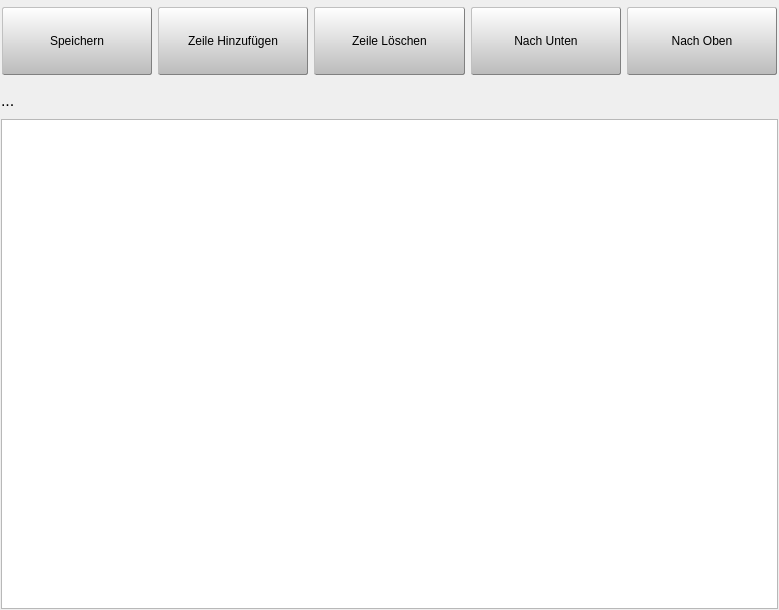
<?xml version="1.0" encoding="UTF-8"?>
<ui version="4.0">
 <class>myFormEdit</class>
 <widget class="QWidget" name="myFormEdit">
  <property name="geometry">
   <rect>
    <x>0</x>
    <y>0</y>
    <width>779</width>
    <height>610</height>
   </rect>
  </property>
  <property name="windowTitle">
   <string>Quality SPC - Editieren</string>
  </property>
  <property name="windowIcon">
   <iconset>
    <normalon>:/Icons/Images/Micrometer-100.png</normalon>
   </iconset>
  </property>
  <property name="accessibleName">
   <string>myFormEdit</string>
  </property>
  <layout class="QGridLayout" name="myGridLayoutFormEdit" rowstretch="3,1,20">
   <property name="leftMargin">
    <number>1</number>
   </property>
   <property name="topMargin">
    <number>1</number>
   </property>
   <property name="rightMargin">
    <number>1</number>
   </property>
   <property name="bottomMargin">
    <number>1</number>
   </property>
   <property name="spacing">
    <number>4</number>
   </property>
   <item row="2" column="0">
    <widget class="QTableView" name="myTableViewEdit">
     <property name="font">
      <font>
       <pointsize>12</pointsize>
      </font>
     </property>
     <property name="accessibleName">
      <string>myTableViewEdit</string>
     </property>
     <property name="styleSheet">
      <string notr="true">QHeaderView::section {
    background-color: lightgray;
    color: black;
    padding: 4px;
    border: 1px solid black;
}

QHeaderView::section:checked
{
    background-color: lightgray;
}</string>
     </property>
     <property name="frameShadow">
      <enum>QFrame::Plain</enum>
     </property>
     <property name="editTriggers">
      <set>QAbstractItemView::CurrentChanged|QAbstractItemView::DoubleClicked|QAbstractItemView::EditKeyPressed|QAbstractItemView::SelectedClicked</set>
     </property>
     <property name="alternatingRowColors">
      <bool>true</bool>
     </property>
     <property name="selectionMode">
      <enum>QAbstractItemView::SingleSelection</enum>
     </property>
    </widget>
   </item>
   <item row="1" column="0">
    <widget class="QLabel" name="myLabelTestInstructionNamePageEdit">
     <property name="sizePolicy">
      <sizepolicy hsizetype="Preferred" vsizetype="Fixed">
       <horstretch>0</horstretch>
       <verstretch>0</verstretch>
      </sizepolicy>
     </property>
     <property name="minimumSize">
      <size>
       <width>1</width>
       <height>30</height>
      </size>
     </property>
     <property name="font">
      <font>
       <pointsize>12</pointsize>
      </font>
     </property>
     <property name="accessibleName">
      <string>myLabelTestInstructionNamePageEdit</string>
     </property>
     <property name="text">
      <string>...</string>
     </property>
    </widget>
   </item>
   <item row="0" column="0">
    <widget class="QFrame" name="myFrameNavigationEdit">
     <property name="sizePolicy">
      <sizepolicy hsizetype="Preferred" vsizetype="Fixed">
       <horstretch>0</horstretch>
       <verstretch>0</verstretch>
      </sizepolicy>
     </property>
     <property name="minimumSize">
      <size>
       <width>0</width>
       <height>80</height>
      </size>
     </property>
     <property name="accessibleName">
      <string>myFrameNavigationEdit</string>
     </property>
     <property name="frameShape">
      <enum>QFrame::NoFrame</enum>
     </property>
     <property name="frameShadow">
      <enum>QFrame::Plain</enum>
     </property>
     <layout class="QGridLayout" name="myGridLayoutFrameNavigationEdit">
      <property name="leftMargin">
       <number>1</number>
      </property>
      <property name="topMargin">
       <number>6</number>
      </property>
      <property name="rightMargin">
       <number>1</number>
      </property>
      <property name="bottomMargin">
       <number>6</number>
      </property>
      <property name="spacing">
       <number>6</number>
      </property>
      <item row="0" column="3">
       <widget class="QToolButton" name="myToolButtonDownEdit">
        <property name="sizePolicy">
         <sizepolicy hsizetype="Preferred" vsizetype="Preferred">
          <horstretch>0</horstretch>
          <verstretch>0</verstretch>
         </sizepolicy>
        </property>
        <property name="accessibleName">
         <string>myToolButtonDownEdit</string>
        </property>
        <property name="styleSheet">
         <string notr="true">#myToolButtonDownEdit {color: black;
background-color: qlineargradient(spread:pad, x1:0, y1:0, x2:0, y2:1, stop:0 rgba(255, 255, 255, 255), stop:1 rgba(187, 187, 187, 255));
border-width: 1px;
border-color: gray;
border-style: outset;
border-radius: 2px;
padding: 3px}
#myToolButtonDownEdit:hover {color: black;
background-color: qlineargradient(spread:pad, x1:0, y1:0, x2:0, y2:1, stop:0 rgba(255, 255, 255, 255), stop:1 rgba(187, 187, 187, 255));
border-width: 2px;
border-color: gray;
border-style: outset;
border-radius: 2px;
padding: 3px}
#myToolButtonDownEdit:pressed {color: black;
background-color: qlineargradient(spread:reflect, x1:0, y1:0.517, x2:0, y2:0, stop:0 rgba(255, 255, 255, 255), stop:1 rgba(218, 218, 218, 255));
border-width: 1px;
border-color: gray;
border-style: inset;
border-radius: 2px;
padding: 3px}</string>
        </property>
        <property name="text">
         <string>Nach Unten</string>
        </property>
        <property name="icon">
         <iconset>
          <normalon>:/Icons/Images/Down.png</normalon>
         </iconset>
        </property>
        <property name="iconSize">
         <size>
          <width>30</width>
          <height>30</height>
         </size>
        </property>
        <property name="toolButtonStyle">
         <enum>Qt::ToolButtonTextUnderIcon</enum>
        </property>
       </widget>
      </item>
      <item row="0" column="2">
       <widget class="QToolButton" name="myToolButtonDeleteEdit">
        <property name="sizePolicy">
         <sizepolicy hsizetype="Preferred" vsizetype="Preferred">
          <horstretch>0</horstretch>
          <verstretch>0</verstretch>
         </sizepolicy>
        </property>
        <property name="accessibleName">
         <string>myToolButtonDeleteEdit</string>
        </property>
        <property name="styleSheet">
         <string notr="true">#myToolButtonDeleteEdit {color: black;
background-color: qlineargradient(spread:pad, x1:0, y1:0, x2:0, y2:1, stop:0 rgba(255, 255, 255, 255), stop:1 rgba(187, 187, 187, 255));
border-width: 1px;
border-color: gray;
border-style: outset;
border-radius: 2px;
padding: 3px}
#myToolButtonDeleteEdit:hover {color: black;
background-color: qlineargradient(spread:pad, x1:0, y1:0, x2:0, y2:1, stop:0 rgba(255, 255, 255, 255), stop:1 rgba(187, 187, 187, 255));
border-width: 2px;
border-color: gray;
border-style: outset;
border-radius: 2px;
padding: 3px}
#myToolButtonDeleteEdit:pressed {color: black;
background-color: qlineargradient(spread:reflect, x1:0, y1:0.517, x2:0, y2:0, stop:0 rgba(255, 255, 255, 255), stop:1 rgba(218, 218, 218, 255));
border-width: 1px;
border-color: gray;
border-style: inset;
border-radius: 2px;
padding: 3px}</string>
        </property>
        <property name="text">
         <string>Zeile Löschen</string>
        </property>
        <property name="icon">
         <iconset>
          <normalon>:/Icons/Images/Trash.png</normalon>
         </iconset>
        </property>
        <property name="iconSize">
         <size>
          <width>30</width>
          <height>30</height>
         </size>
        </property>
        <property name="toolButtonStyle">
         <enum>Qt::ToolButtonTextUnderIcon</enum>
        </property>
       </widget>
      </item>
      <item row="0" column="0">
       <widget class="QToolButton" name="myToolButtonSaveEdit">
        <property name="sizePolicy">
         <sizepolicy hsizetype="Preferred" vsizetype="Preferred">
          <horstretch>0</horstretch>
          <verstretch>0</verstretch>
         </sizepolicy>
        </property>
        <property name="accessibleName">
         <string>myToolButtonSaveEdit</string>
        </property>
        <property name="styleSheet">
         <string notr="true">#myToolButtonSaveEdit {color: black;
background-color: qlineargradient(spread:pad, x1:0, y1:0, x2:0, y2:1, stop:0 rgba(255, 255, 255, 255), stop:1 rgba(187, 187, 187, 255));
border-width: 1px;
border-color: gray;
border-style: outset;
border-radius: 2px;
padding: 3px}
#myToolButtonSaveEdit:hover {color: black;
background-color: qlineargradient(spread:pad, x1:0, y1:0, x2:0, y2:1, stop:0 rgba(255, 255, 255, 255), stop:1 rgba(187, 187, 187, 255));
border-width: 2px;
border-color: gray;
border-style: outset;
border-radius: 2px;
padding: 3px}
#myToolButtonSaveEdit:pressed {color: black;
background-color: qlineargradient(spread:reflect, x1:0, y1:0.517, x2:0, y2:0, stop:0 rgba(255, 255, 255, 255), stop:1 rgba(218, 218, 218, 255));
border-width: 1px;
border-color: gray;
border-style: inset;
border-radius: 2px;
padding: 3px}</string>
        </property>
        <property name="text">
         <string>Speichern</string>
        </property>
        <property name="icon">
         <iconset>
          <normalon>:/Icons/Images/Save.png</normalon>
         </iconset>
        </property>
        <property name="iconSize">
         <size>
          <width>30</width>
          <height>30</height>
         </size>
        </property>
        <property name="toolButtonStyle">
         <enum>Qt::ToolButtonTextUnderIcon</enum>
        </property>
       </widget>
      </item>
      <item row="0" column="1">
       <widget class="QToolButton" name="myToolButtonAddEdit">
        <property name="sizePolicy">
         <sizepolicy hsizetype="Preferred" vsizetype="Preferred">
          <horstretch>0</horstretch>
          <verstretch>0</verstretch>
         </sizepolicy>
        </property>
        <property name="accessibleName">
         <string>myToolButtonAddEdit</string>
        </property>
        <property name="styleSheet">
         <string notr="true">#myToolButtonAddEdit {color: black;
background-color: qlineargradient(spread:pad, x1:0, y1:0, x2:0, y2:1, stop:0 rgba(255, 255, 255, 255), stop:1 rgba(187, 187, 187, 255));
border-width: 1px;
border-color: gray;
border-style: outset;
border-radius: 2px;
padding: 3px}
#myToolButtonAddEdit:hover {color: black;
background-color: qlineargradient(spread:pad, x1:0, y1:0, x2:0, y2:1, stop:0 rgba(255, 255, 255, 255), stop:1 rgba(187, 187, 187, 255));
border-width: 2px;
border-color: gray;
border-style: outset;
border-radius: 2px;
padding: 3px}
#myToolButtonAddEdit:pressed {color: black;
background-color: qlineargradient(spread:reflect, x1:0, y1:0.517, x2:0, y2:0, stop:0 rgba(255, 255, 255, 255), stop:1 rgba(218, 218, 218, 255));
border-width: 1px;
border-color: gray;
border-style: inset;
border-radius: 2px;
padding: 3px}</string>
        </property>
        <property name="text">
         <string>Zeile Hinzufügen</string>
        </property>
        <property name="icon">
         <iconset>
          <normalon>:/Icons/Images/Plus.png</normalon>
         </iconset>
        </property>
        <property name="iconSize">
         <size>
          <width>30</width>
          <height>30</height>
         </size>
        </property>
        <property name="toolButtonStyle">
         <enum>Qt::ToolButtonTextUnderIcon</enum>
        </property>
       </widget>
      </item>
      <item row="0" column="4">
       <widget class="QToolButton" name="myToolButtonUpEdit">
        <property name="sizePolicy">
         <sizepolicy hsizetype="Preferred" vsizetype="Preferred">
          <horstretch>0</horstretch>
          <verstretch>0</verstretch>
         </sizepolicy>
        </property>
        <property name="accessibleName">
         <string>myToolButtonUpEdit</string>
        </property>
        <property name="styleSheet">
         <string notr="true">#myToolButtonUpEdit {color: black;
background-color: qlineargradient(spread:pad, x1:0, y1:0, x2:0, y2:1, stop:0 rgba(255, 255, 255, 255), stop:1 rgba(187, 187, 187, 255));
border-width: 1px;
border-color: gray;
border-style: outset;
border-radius: 2px;
padding: 3px}
#myToolButtonUpEdit:hover {color: black;
background-color: qlineargradient(spread:pad, x1:0, y1:0, x2:0, y2:1, stop:0 rgba(255, 255, 255, 255), stop:1 rgba(187, 187, 187, 255));
border-width: 2px;
border-color: gray;
border-style: outset;
border-radius: 2px;
padding: 3px}
#myToolButtonUpEdit:pressed {color: black;
background-color: qlineargradient(spread:reflect, x1:0, y1:0.517, x2:0, y2:0, stop:0 rgba(255, 255, 255, 255), stop:1 rgba(218, 218, 218, 255));
border-width: 1px;
border-color: gray;
border-style: inset;
border-radius: 2px;
padding: 3px}</string>
        </property>
        <property name="text">
         <string>Nach Oben</string>
        </property>
        <property name="icon">
         <iconset>
          <normalon>:/Icons/Images/Up.png</normalon>
         </iconset>
        </property>
        <property name="iconSize">
         <size>
          <width>30</width>
          <height>30</height>
         </size>
        </property>
        <property name="toolButtonStyle">
         <enum>Qt::ToolButtonTextUnderIcon</enum>
        </property>
       </widget>
      </item>
     </layout>
    </widget>
   </item>
  </layout>
 </widget>
 <resources>
  <include location="../InResources.qrc"/>
 </resources>
 <connections/>
</ui>
